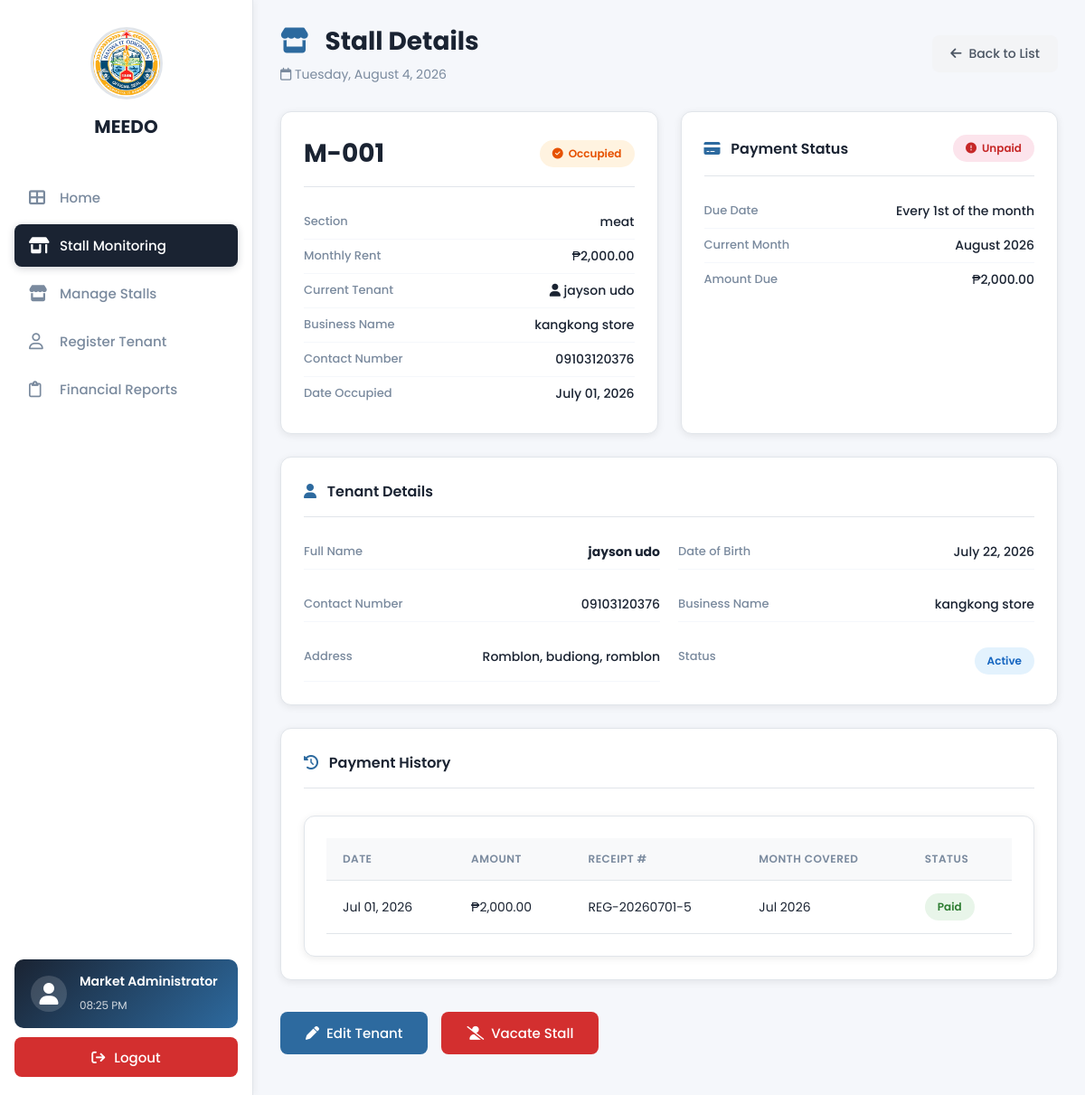
/stall-details.php?stall=M-001 (signed in), run on the app's committed database.
### tables this page shows
CREATE TABLE `stalls` (
  `id` int(11) NOT NULL,
  `stall_number` varchar(20) NOT NULL,
  `section_id` int(11) DEFAULT NULL,
  `tenant_name` varchar(100) DEFAULT NULL,
  `status` enum('Occupied','Vacant') DEFAULT 'Vacant',
  `monthly_rent` decimal(10,2) DEFAULT 0.00,
  `created_at` timestamp NOT NULL DEFAULT current_timestamp()
);

CREATE TABLE `sections` (
  `id` int(11) NOT NULL,
  `section_name` varchar(100) NOT NULL,
  `icon_class` varchar(50) DEFAULT 'Store',
  `display_order` int(11) DEFAULT 0,
  `created_at` timestamp NOT NULL DEFAULT current_timestamp()
);

CREATE TABLE `tenants` (
  `id` int(11) NOT NULL,
  `full_name` varchar(100) NOT NULL,
  `date_of_birth` date DEFAULT NULL,
  `contact_number` varchar(20) NOT NULL,
  `street` varchar(100) DEFAULT NULL,
  `barangay` varchar(50) DEFAULT NULL,
  `city` varchar(50) DEFAULT NULL,
  `stall_id` int(11) DEFAULT NULL,
  `business_name` varchar(100) NOT NULL,
  `status` enum('active','inactive','pending') DEFAULT 'active',
  `created_at` timestamp NOT NULL DEFAULT current_timestamp(),
  `updated_at` timestamp NOT NULL DEFAULT current_timestamp() ON UPDATE current_timestamp()
);

CREATE TABLE `payments` (
  `id` int(11) NOT NULL,
  `stall_id` int(11) DEFAULT NULL,
  `tenant_name` varchar(100) DEFAULT NULL,
  `amount` decimal(10,2) NOT NULL,
`payment_date` date DEFAULT NULL,
  `due_date` date NOT NULL,
  `receipt_number` varchar(50) DEFAULT NULL,
  `month_covered` date DEFAULT NULL,
  `status` enum('Paid','Pending','Overdue') DEFAULT 'Pending',
  `penalty` decimal(10,2) DEFAULT 0.00,
  `notes` text DEFAULT NULL,
  `created_at` timestamp NOT NULL DEFAULT current_timestamp()
);

### stall-details.php (the view, shortened to what this page needs)
<?php
include 'includes/database.php';
$stallNumber = isset($_GET['stall']) ? mysqli_real_escape_string($conn, $_GET['stall']) : '';
$stall = null;
$tenant = null;
$paymentHistory = [];
try {
    $query = "SELECT
                s.*,
                sec.section_name,
                sec.icon_class
              FROM stalls s
              LEFT JOIN sections sec ON s.section_id = sec.id
              WHERE s.stall_number = '$stallNumber'";
    $result = mysqli_query($conn, $query);
    if ($result && mysqli_num_rows($result) > 0) {
        $stall = mysqli_fetch_assoc($result);
    }
} catch (Exception $e) {
    $stall = null;
}
if ($stall['status'] == 'Occupied') {
    try {
        $query = "SELECT * FROM tenants WHERE stall_id = " . $stall['id'] . " AND status = 'active' ORDER BY created_at DESC LIMIT 1";
        $result = mysqli_query($conn, $query);
        if ($result && mysqli_num_rows($result) > 0) {
            $tenant = mysqli_fetch_assoc($result);
        }
    } catch (Exception $e) {
        $tenant = null;
    }
}
try {
    $table_check = mysqli_query($conn, "SHOW TABLES LIKE 'payments'");
    if ($table_check && mysqli_num_rows($table_check) > 0) {
        $query = "SELECT * FROM payments WHERE stall_id = " . $stall['id'] . " ORDER BY payment_date DESC LIMIT 10";
        $result = mysqli_query($conn, $query);
        if ($result && mysqli_num_rows($result) > 0) {
            while ($row = mysqli_fetch_assoc($result)) {
                $paymentHistory[] = $row;
            }
        }
    }
} catch (Exception $e) {
    $paymentHistory = [];
}
$currentPayment = null;
?>
<!DOCTYPE html>
<html lang="en">
<head>
    <link rel="stylesheet" href="css/homepage.css">
    <link rel="stylesheet" href="css/stall-details.css">
    <link rel="stylesheet" href="https://cdnjs.cloudflare.com/ajax/libs/font-awesome/6.5.2/css/all.min.css">
</head>
<body>
    <?php include 'includes/sidebar.php'; ?>
    <div class="main-content">
        <div class="content-wrapper">
            <div class="header">
                <div>
                    <h1><i class="fa-solid fa-store"></i> Stall Details</h1>
                    <p>
                        <i class="fa-regular fa-calendar"></i>
                        <?php
                        echo date("l, F j, Y");
                        ?>
                    </p>
                </div>
                <div class="header-actions">
                    <a href="stall-monitoring.php" class="btn-back">
                        <i class="fa-solid fa-arrow-left"></i> Back to List
                    </a>
                </div>
            </div>
            <div class="details-grid">
                <div class="detail-card stall-card">
                    <div class="card-header">
                        <div class="stall-number">
                            <?php echo htmlspecialchars($stall['stall_number']); ?>
                        </div>
                        <span class="status-badge <?php echo strtolower($stall['status']); ?>">
                            <i class="fa-solid <?php echo $stall['status'] == 'Occupied' ? 'fa-circle-check' : 'fa-circle'; ?>"></i>
                            <?php echo $stall['status']; ?>
                        </span>
                    </div>
                    <div class="card-body">
                        <div class="detail-item">
                            <span class="label">Section</span>
                            <span class="value">
                                <?php echo htmlspecialchars($stall['section_name'] ?? '—'); ?>
                            </span>
                        </div>
                        <div class="detail-item">
                            <span class="label">Monthly Rent</span>
                            <span class="value">₱<?php echo number_format($stall['monthly_rent'] ?? 0, 2); ?></span>
                        </div>
                        <div class="detail-item">
                            <span class="label">Current Tenant</span>
                            <span class="value">
                                <?php if ($tenant): ?>
                                    <i class="fa-solid fa-user"></i> <?php echo htmlspecialchars($tenant['full_name']); ?>
                                <?php else: ?>
                                    <span class="no-tenant">No tenant assigned</span>
                                <?php endif; ?>
                            </span>
                        </div>
                        <div class="detail-item">
                            <span class="label">Business Name</span>
                            <span class="value">
                                <?php if ($tenant && !empty($tenant['business_name'])): ?>
                                    <?php echo htmlspecialchars($tenant['business_name']); ?>
                                <?php else: ?>
                                    <span class="no-tenant">—</span>
                                <?php endif; ?>
                            </span>
                        </div>
                        <div class="detail-item">
                            <span class="label">Contact Number</span>
                            <span class="value">
                                <?php if ($tenant && !empty($tenant['contact_number'])): ?>
                                    <?php echo htmlspecialchars($tenant['contact_number']); ?>
                                <?php else: ?>
                                    <span class="no-tenant">—</span>
                                <?php endif; ?>
                            </span>
                        </div>
                        <div class="detail-item">
                            <span class="label">Date Occupied</span>
                            <span class="value">
                                <?php if ($tenant && !empty($tenant['created_at'])): ?>
                                    <?php echo date("F d, Y", strtotime($tenant['created_at'])); ?>
                                <?php else: ?>
                                    <span class="no-tenant">—</span>
                                <?php endif; ?>
                            </span>
                        </div>
                    </div>
                </div>
                <div class="detail-card payment-card">
                    <div class="card-header">
                        <h3><i class="fa-solid fa-credit-card"></i> Payment Status</h3>
                        <span class="status-badge <?php echo $currentPayment ? 'paid' : 'unpaid'; ?>">
                            <i class="fa-solid <?php echo $currentPayment ? 'fa-check-circle' : 'fa-exclamation-circle'; ?>"></i>
                            <?php echo $currentPayment ? 'Paid' : 'Unpaid'; ?>
                        </span>
                    </div>
                    <div class="card-body">
                        <div class="detail-item">
                            <span class="label">Due Date</span>
                            <span class="value">Every 1st of the month</span>
                        </div>
                        <div class="detail-item">
                            <span class="label">Current Month</span>
                            <span class="value"><?php echo date("F Y"); ?></span>
                        </div>
                        <div class="detail-item">
                            <span class="label">Amount Due</span>
                            <span class="value">₱<?php echo number_format($stall['monthly_rent'] ?? 0, 2); ?></span>
                        </div>
                    </div>
                </div>
            </div>
            <?php if ($tenant): ?>
                <div class="detail-card tenant-card">
                    <div class="card-header">
                        <h3><i class="fa-solid fa-user"></i> Tenant Details</h3>
                    </div>
                    <div class="card-body">
                        <div class="details-grid-2">
                            <div class="detail-item">
                                <span class="label">Full Name</span>
                                <span class="value"><strong><?php echo htmlspecialchars($tenant['full_name']); ?></strong></span>
                            </div>
                            <div class="detail-item">
                                <span class="label">Date of Birth</span>
                                <span class="value"><?php echo $tenant['date_of_birth'] ? date("F d, Y", strtotime($tenant['date_of_birth'])) : '—'; ?></span>
                            </div>
                            <div class="detail-item">
                                <span class="label">Contact Number</span>
                                <span class="value"><?php echo htmlspecialchars($tenant['contact_number'] ?? '—'); ?></span>
                            </div>
                            <div class="detail-item">
                                <span class="label">Business Name</span>
                                <span class="value"><?php echo htmlspecialchars($tenant['business_name'] ?? '—'); ?></span>
                            </div>
                            <div class="detail-item">
                                <span class="label">Address</span>
                                <span class="value">
                                    <?php
                                    $address = [];
                                    if (!empty($tenant['street'])) $address[] = $tenant['street'];
                                    if (!empty($tenant['barangay'])) $address[] = $tenant['barangay'];
                                    if (!empty($tenant['city'])) $address[] = $tenant['city'];
                                    echo !empty($address) ? htmlspecialchars(implode(', ', $address)) : '—';
                                    ?>
                                </span>
                            </div>
                            <div class="detail-item">
                                <span class="label">Status</span>
                                <span class="value">
                                    <span class="status-badge <?php echo $tenant['status']; ?>">
                                        <?php echo ucfirst($tenant['status'] ?? 'Active'); ?>
                                    </span>
                                </span>
                            </div>
                        </div>
                    </div>
                </div>
            <?php endif; ?>
            <?php if (!empty($paymentHistory)): ?>
                <div class="detail-card history-card">
                    <div class="card-header">
                        <h3><i class="fa-solid fa-clock-rotate-left"></i> Payment History</h3>
                    </div>
                    <div class="card-body">
                        <div class="table-wrapper">
                            <table>
                                <thead>
                                    <tr>
                                        <th>Date</th>
                                        <th>Amount</th>
                                        <th>Receipt #</th>
                                        <th>Month Covered</th>
                                        <th>Status</th>
                                    </tr>
                                </thead>
                                <tbody>
                                    <?php foreach ($paymentHistory as $payment): ?>
                                        <tr>
                                            <td><?php echo date("M d, Y", strtotime($payment['payment_date'])); ?></td>
                                            <td>₱<?php echo number_format($payment['amount'] ?? 0, 2); ?></td>
                                            <td><?php echo htmlspecialchars($payment['receipt_number'] ?? '—'); ?></td>
                                            <td><?php echo $payment['month_covered'] ? date("M Y", strtotime($payment['month_covered'])) : '—'; ?></td>
                                            <td>
                                                <span class="status-badge <?php echo strtolower($payment['status'] ?? 'paid'); ?>">
                                                    <?php echo $payment['status'] ?? 'Paid'; ?>
                                                </span>
                                            </td>
                                        </tr>
                                    <?php endforeach; ?>
                                </tbody>
                            </table>
                        </div>
                    </div>
                </div>
            <?php endif; ?>
            <div class="action-bar">
                <?php if ($stall['status'] == 'Vacant'): ?>
                    <button class="btn-primary" onclick="assignTenant('<?php echo $stall['stall_number']; ?>')">
                        <i class="fa-solid fa-user-plus"></i> Assign Tenant
                    </button>
                <?php else: ?>
                    <button class="btn-primary" onclick="editTenant(<?php echo $tenant['id'] ?? 0; ?>)">
                        <i class="fa-solid fa-pen"></i> Edit Tenant
                    </button>
                    <button class="btn-danger" onclick="vacateStall('<?php echo $stall['stall_number']; ?>')">
                        <i class="fa-solid fa-user-slash"></i> Vacate Stall
                    </button>
                <?php endif; ?>
            </div>
        </div>
    </div>
</body>
</html>

### data on the page
stalls: stall_number "M-001", status "Occupied", section.section_name "meat", monthly_rent "2,000.00"
tenants: full_name "jayson udo", business_name "kangkong store", contact_number "09103120376", created_at "July 01, 2026", date_of_birth "July 22, 2026", status "Active"
payments: payment_date "Jul 01, 2026", amount "2,000.00", receipt_number "REG-20260701-5", month_covered "Jul 2026", status "Paid"

### other printed values
implode(', ', $address) "Romblon, budiong, romblon"
